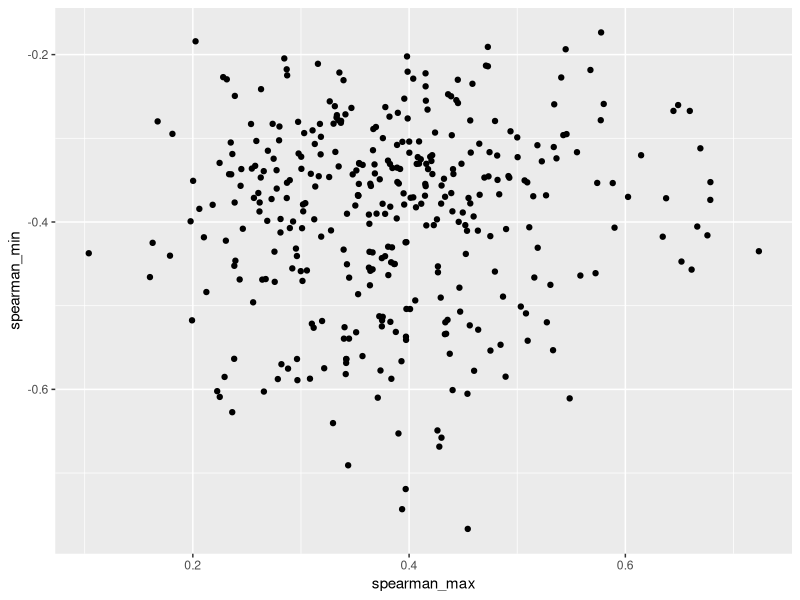
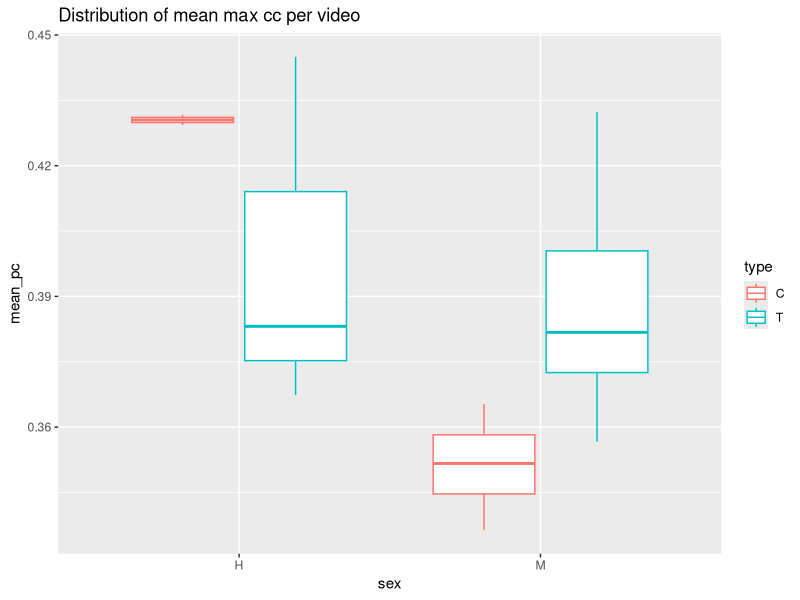
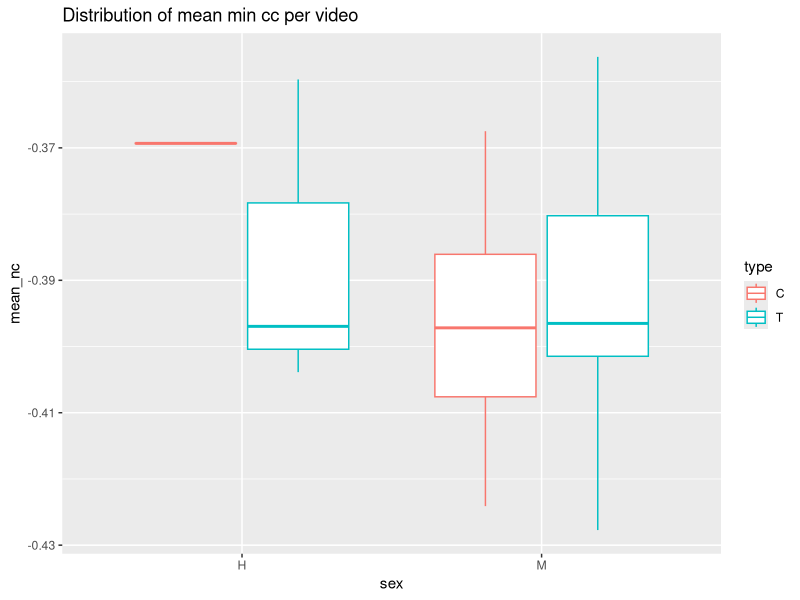
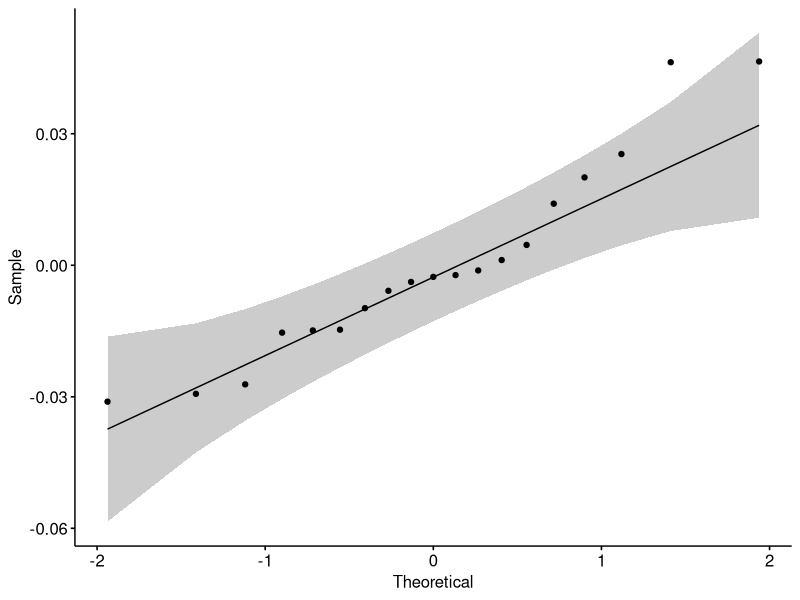
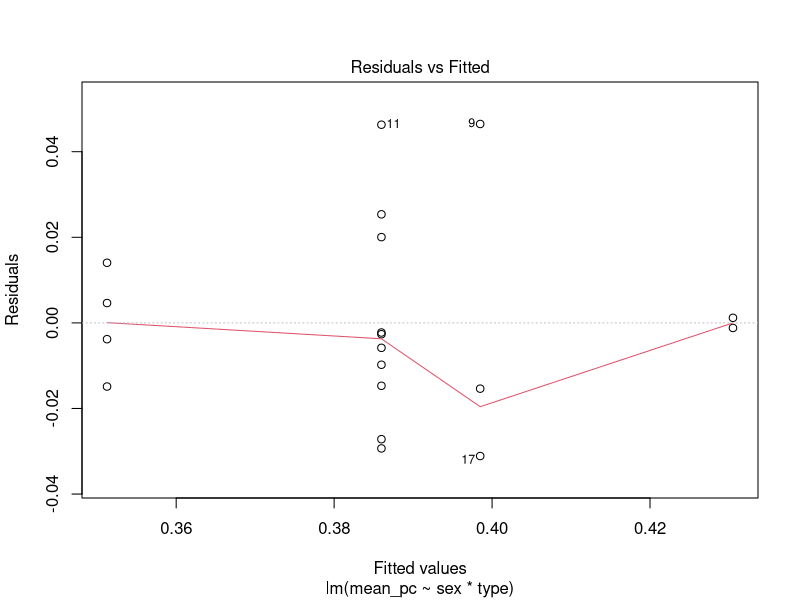
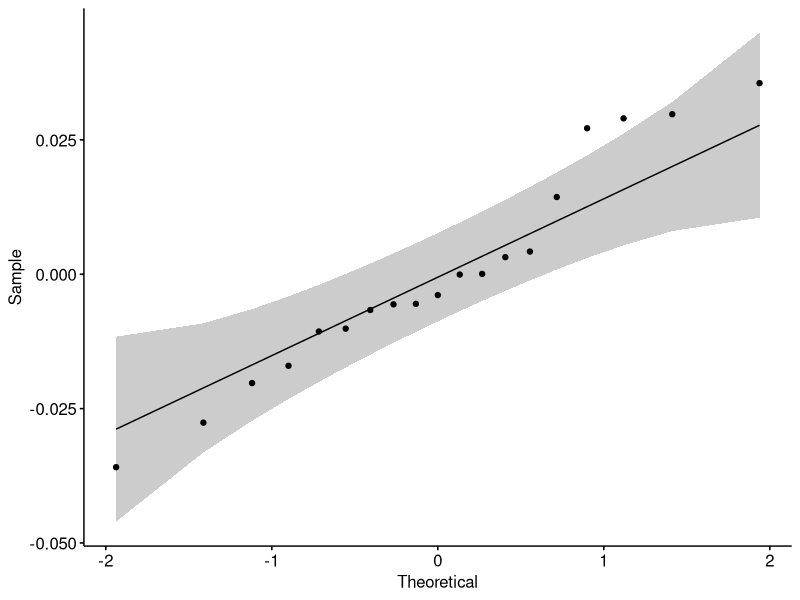
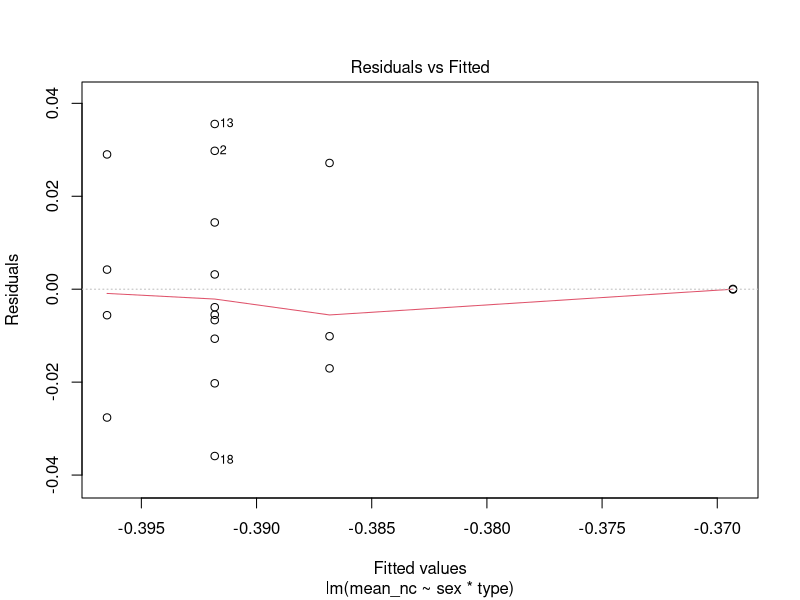

Write the R code that produced these figures, in order.
## ---- chunk 1
knitr::opts_chunk$set(echo = TRUE)
## ---- chunk 2
library(dplyr)
library(rstatix)
library(ggplot2)
library(ggpubr)
library(knitr)

MEA_segments<-read.csv("MEA_segments.csv")%>%
  select(video,zone,spearman_max,lag_spearman_max,spearman_min,lag_spearman_min,sex,type)
## ---- chunk 3
n<-nrow(MEA_segments)
x<-sample(n,10)
kable(MEA_segments[x, ])
## ---- chunk 4
x1<-which(MEA_segments$spearman_max+MEA_segments$spearman_min>0&
          MEA_segments$lag_spearman_max>1)
x2<-which(MEA_segments$spearman_max+MEA_segments$spearman_min<0&
          MEA_segments$lag_spearman_min>1)

MEA_segments<-MEA_segments[c(x1,x2), ]
## ---- chunk 5
MEA_segments <- group_by(MEA_segments,video)
segments_videos <- summarise(MEA_segments,segments=n())
kable(segments_videos)
MEA_segments<-ungroup(MEA_segments)
## ---- chunk 6
ggplot(MEA_segments,aes(spearman_max,spearman_min))+geom_point()
correlation <-cor(MEA_segments$spearman_max,MEA_segments$spearman_min)
print(summary(MEA_segments$spearman_max))
print(summary(MEA_segments$spearman_min))

n1 <- length(which(MEA_segments$spearman_max<0))
n2 <- length(which(MEA_segments$spearman_min>0))
## ---- chunk 7
MEA_segments<-group_by(MEA_segments,video,sex,type)
Mean_corr_by_video<-summarise(MEA_segments,mean_pc=mean(spearman_max),mean_nc=mean(spearman_min),sd_pc=sd(spearman_max),sd_nc=sd(spearman_min))
MEA_segments<-ungroup(MEA_segments)
kable(Mean_corr_by_video)
## ---- chunk 8
Mean_corr_by_video<-group_by(Mean_corr_by_video,sex,type)

table_1<-summarise(Mean_corr_by_video,mean_pc=mean(mean_pc),
mean_nc=mean(mean_nc),sd_pc=mean(sd_pc),sd_nc=mean(sd_nc))
kable(table_1)
Mean_corr_by_video<-ungroup(Mean_corr_by_video)
## ---- chunk 9
ggplot(Mean_corr_by_video,aes(x=sex,y=mean_pc,color=type))+geom_boxplot()+ggtitle("Distribution of mean max cc per video")
ggplot(Mean_corr_by_video,aes(x=sex,y=mean_nc,color=type))+geom_boxplot()+ggtitle("Distribution of mean min cc per video")
## ---- chunk 10
model  <- lm(mean_pc ~ sex*type, data = Mean_corr_by_video)
ggqqplot(residuals(model))
shapiro_test(residuals(model))
plot(model,1)
Mean_corr_by_video %>% levene_test(mean_pc ~ sex*type)
## ---- chunk 11
model  <- lm(mean_nc ~ sex*type, data = Mean_corr_by_video)
ggqqplot(residuals(model))
shapiro_test(residuals(model))
plot(model,1)
Mean_corr_by_video %>% levene_test(mean_nc ~ sex*type)
## ---- chunk 12
temp<-Mean_corr_by_video%>%group_by(sex,type)%>%identify_outliers(mean_pc)
print(temp)
## ---- chunk 13
temp<-Mean_corr_by_video%>%group_by(sex,type)%>%identify_outliers(mean_nc)
print(temp)
## ---- chunk 14
Mean_corr_by_video_nc<-Mean_corr_by_video
if (length(x)>0){
  Mean_corr_by_video_nc<-Mean_corr_by_video_nc[-x,]
}
Mean_corr_by_video_pc<-Mean_corr_by_video
if (length(x)>0){
  Mean_corr_by_video_pc<-Mean_corr_by_video_pc[-x,]
}
## ---- chunk 15
anova_pc <- Mean_corr_by_video %>% anova_test(mean_nc ~ sex * type)
print(anova_pc)
  
anova_nc <- Mean_corr_by_video %>% anova_test(mean_pc ~ sex * type)
print(anova_nc)
## ---- chunk 16

print("Positive correlations, male subjects")
res.aov <- filter(Mean_corr_by_video_pc,sex=='H') %>% 
  anova_test(mean_pc ~ type)
print(res.aov)

print("Positive correlations, female subjects")
res.aov <- filter(Mean_corr_by_video_pc,sex=='M') %>% 
  anova_test(mean_pc ~ type)
print(res.aov)

print("Negative correlations, male subjects")
res.aov <- filter(Mean_corr_by_video_nc,sex=='H') %>% 
  anova_test(mean_nc ~ type)
print(res.aov)

print("Negative correlations, female subjects")
res.aov <- filter(Mean_corr_by_video_nc,sex=='M') %>% 
  anova_test(mean_nc ~ type)
print(res.aov)
